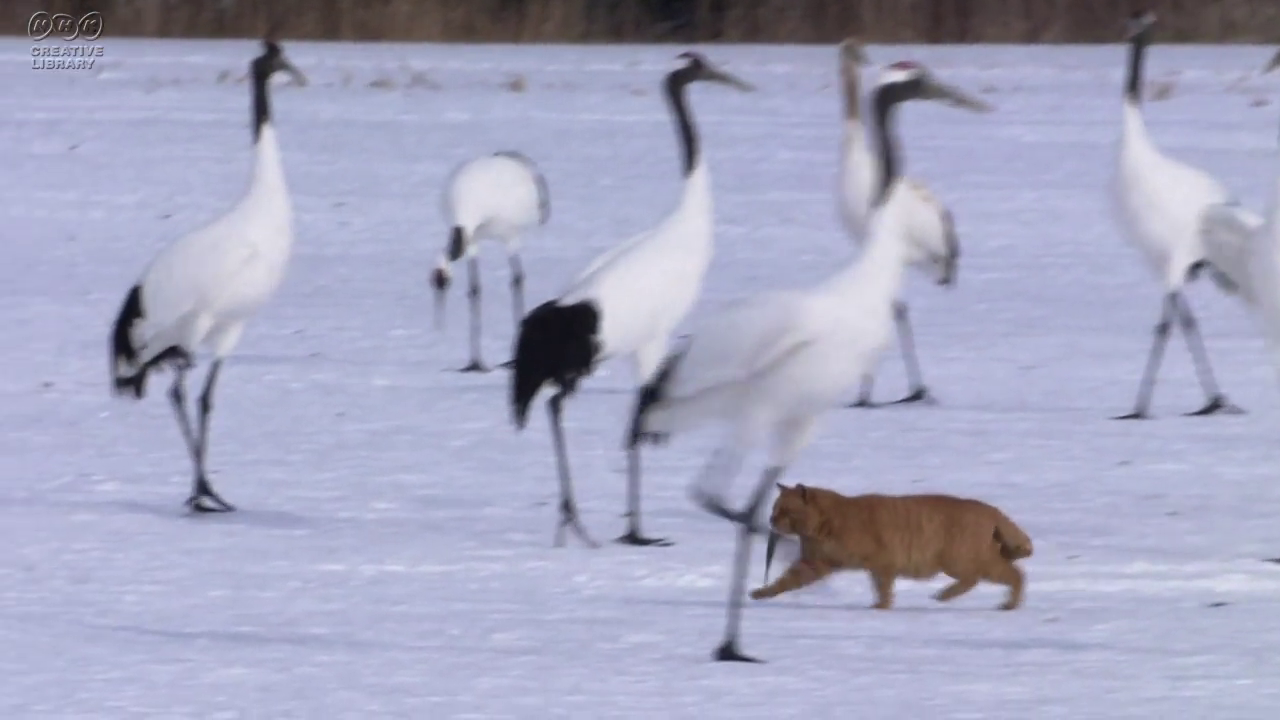
#> input picture frame 37 of openCV_class(cv2)/08_video/img/cat.mp4, 1280 x 720 px, given in place of people_dancing.mp4, which was not available
$ python b_split.py
#> lines starting #> are read from the running program, lines starting #| are printed output that depends on the picture; pictures that were not available may be replaced by others from this repository, and a replacement may not be noted
import cv2

# 주어진 영상을  5초 단위로 분할해서 파일로 저장하고 싶다.
def split_video_into_intervals(input_filename, interval=5):
#> called with input_filename = 'img/people_dancing.mp4', interval = 5
    cap = cv2.VideoCapture(input_filename)

    # 비디오의 총 프레임 수와 초당 프레임 수(fps) 리턴
    total_frames = int(cap.get(cv2.CAP_PROP_FRAME_COUNT))
    fps = int(cap.get(cv2.CAP_PROP_FPS))

    # 코덱과 VideoWriter 객체를 설정
    fourcc = cv2.VideoWriter_fourcc(*'mp4v')

    # 각 분할된 비디오의 프레임 범위를 계산
    frames_per_interval = fps * interval
    intervals = total_frames // frames_per_interval

    for i in range(intervals):
        output_filename = f"res_mp4/split_{i+1}.mp4"
        out =cv2.VideoWriter(output_filename, fourcc, fps, (int(cap.get(cv2.CAP_PROP_FRAME_WIDTH)),
                                                           int(cap.get(4))))

        for j in range(frames_per_interval):
            ret, frame = cap.read()
            if not ret:
                break
            out.write(frame)

        out.release()
#> this loop made 1 pass
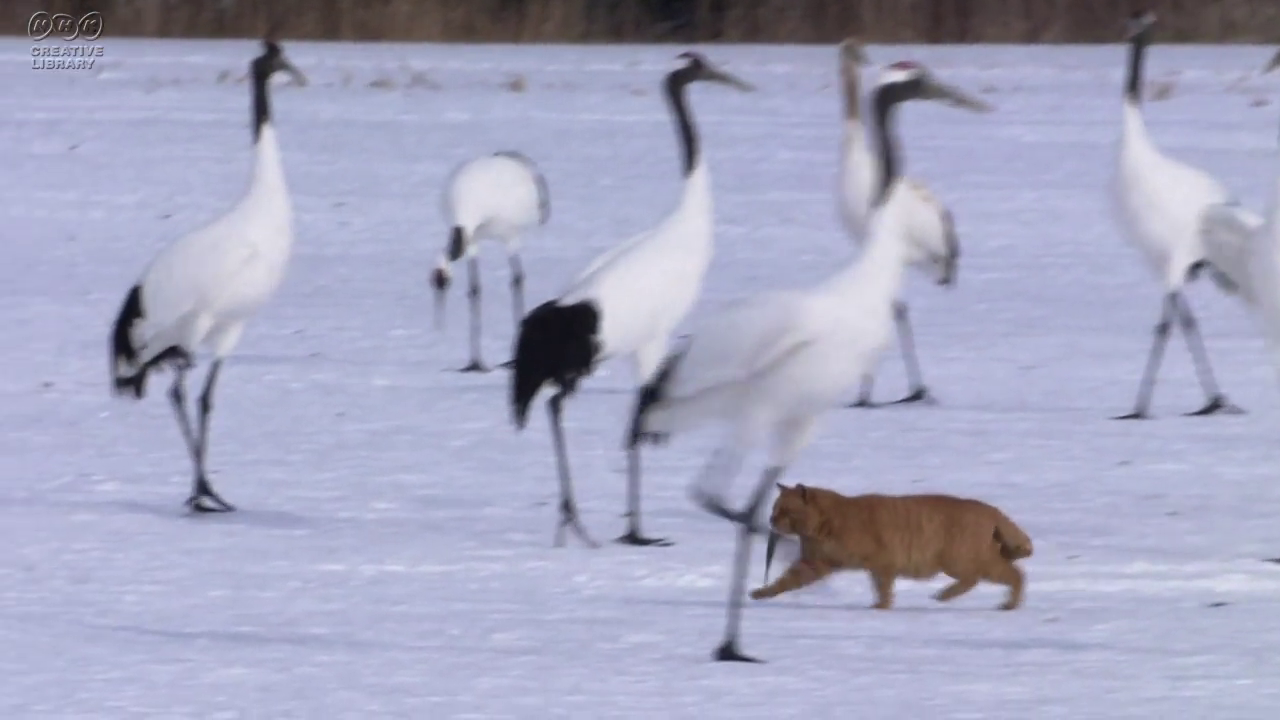
#> input picture frame 37 of openCV_class(cv2)/08_video/img/cat.mp4, 1280 x 720 px, given in place of people_dancing.mp4, which was not available
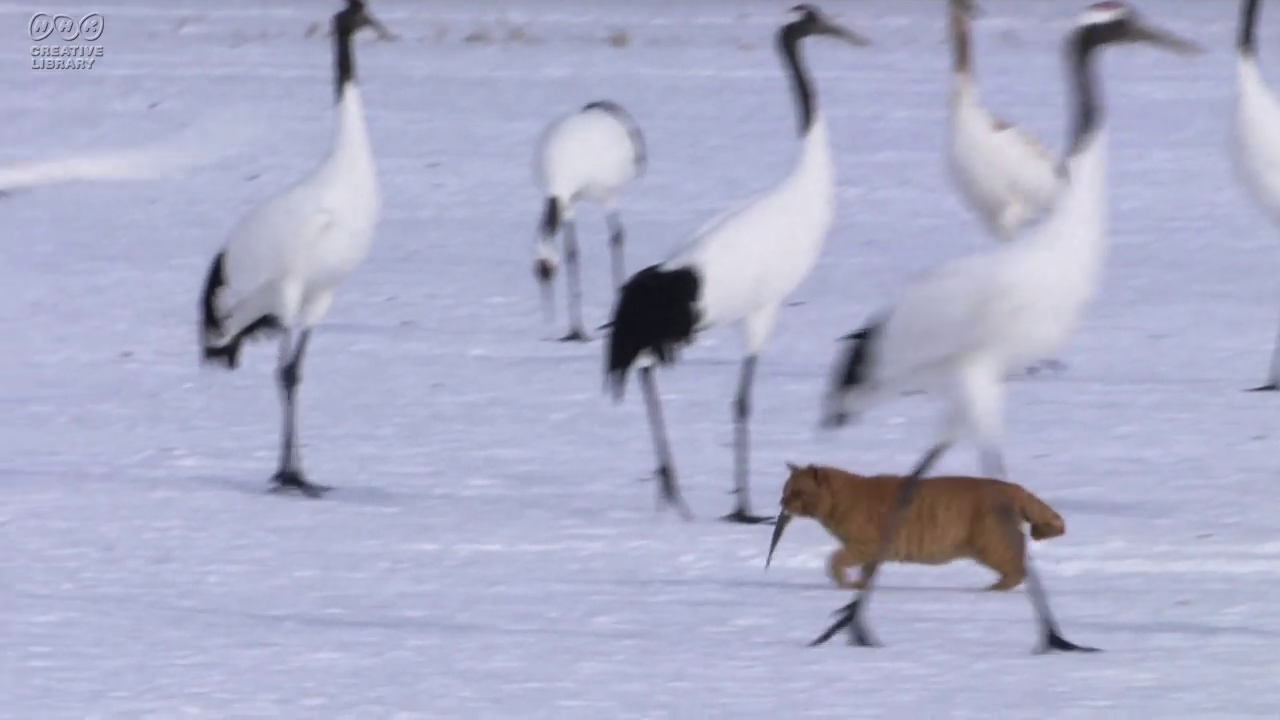
#> input picture frame 41 of openCV_class(cv2)/08_video/img/cat.mp4, 1280 x 720 px, given in place of people_dancing.mp4, which was not available
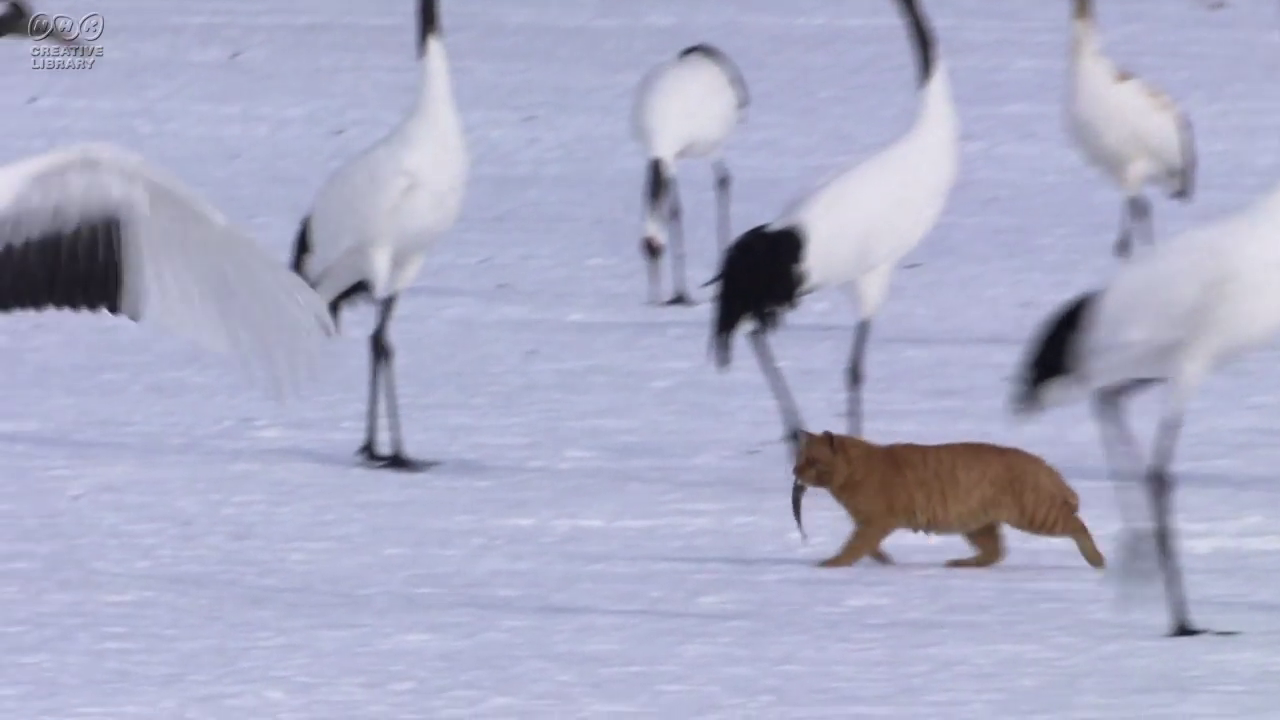
#> input picture frame 45 of openCV_class(cv2)/08_video/img/cat.mp4, 1280 x 720 px, given in place of people_dancing.mp4, which was not available
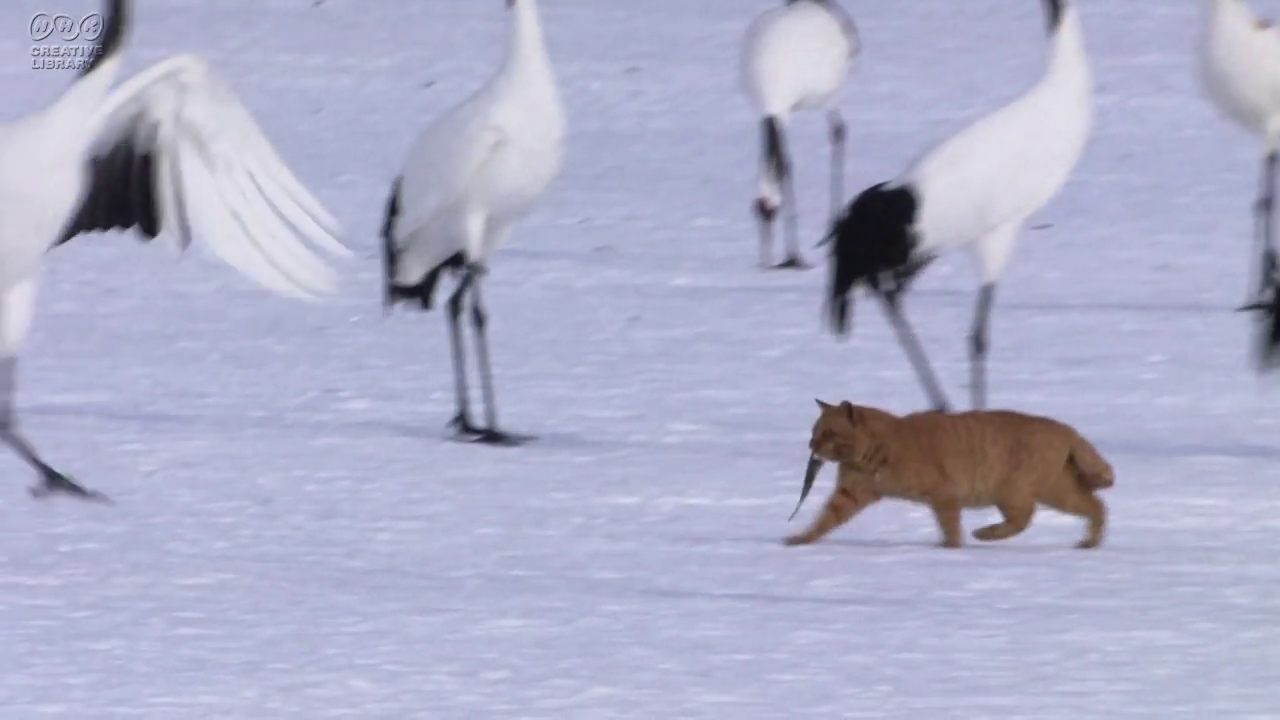
#> input picture frame 49 of openCV_class(cv2)/08_video/img/cat.mp4, 1280 x 720 px, given in place of people_dancing.mp4, which was not available
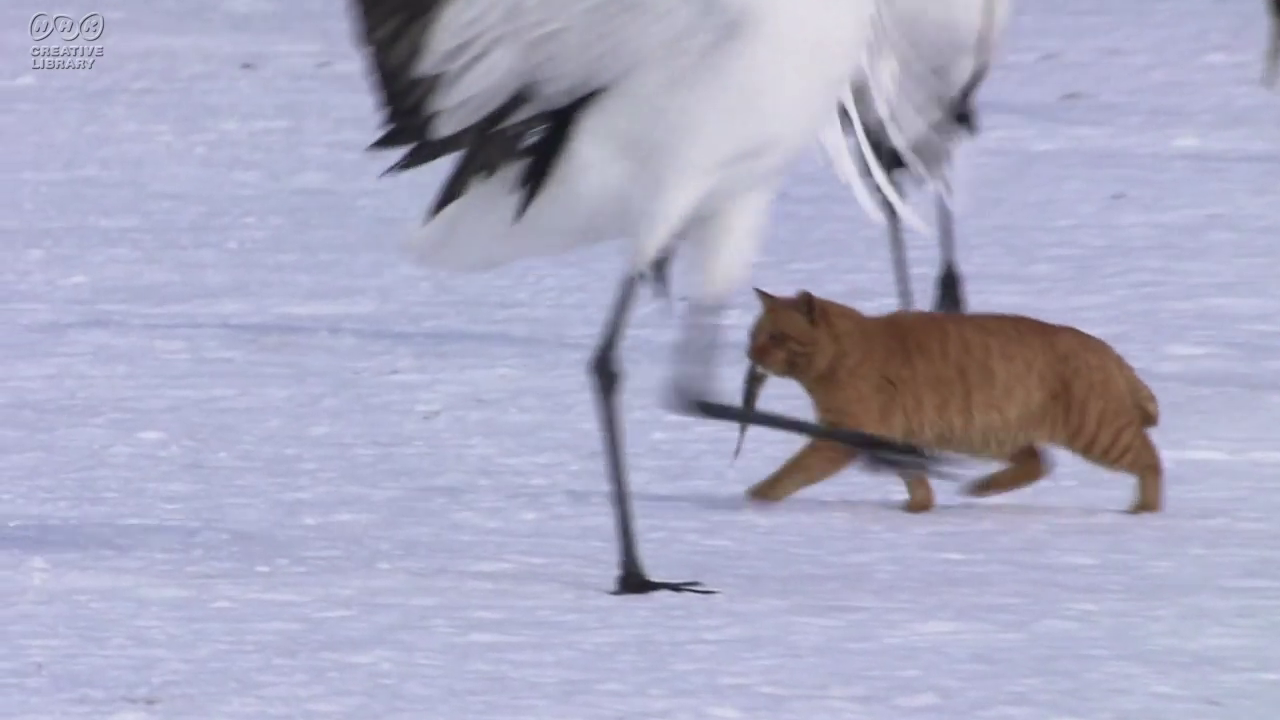
#> input picture frame 66 of openCV_class(cv2)/08_video/img/cat.mp4, 1280 x 720 px, given in place of people_dancing.mp4, which was not available
#> frame is the input picture: shape (720, 1280, 3); mean B, G, R 195.3, 170.5, 170.7

    cap.release()

# 5초 단위로 'people_dancing.mp4' 비디오를 분할
split_video_into_intervals('img/people_dancing.mp4', 5)

$ run again, starting later in the video
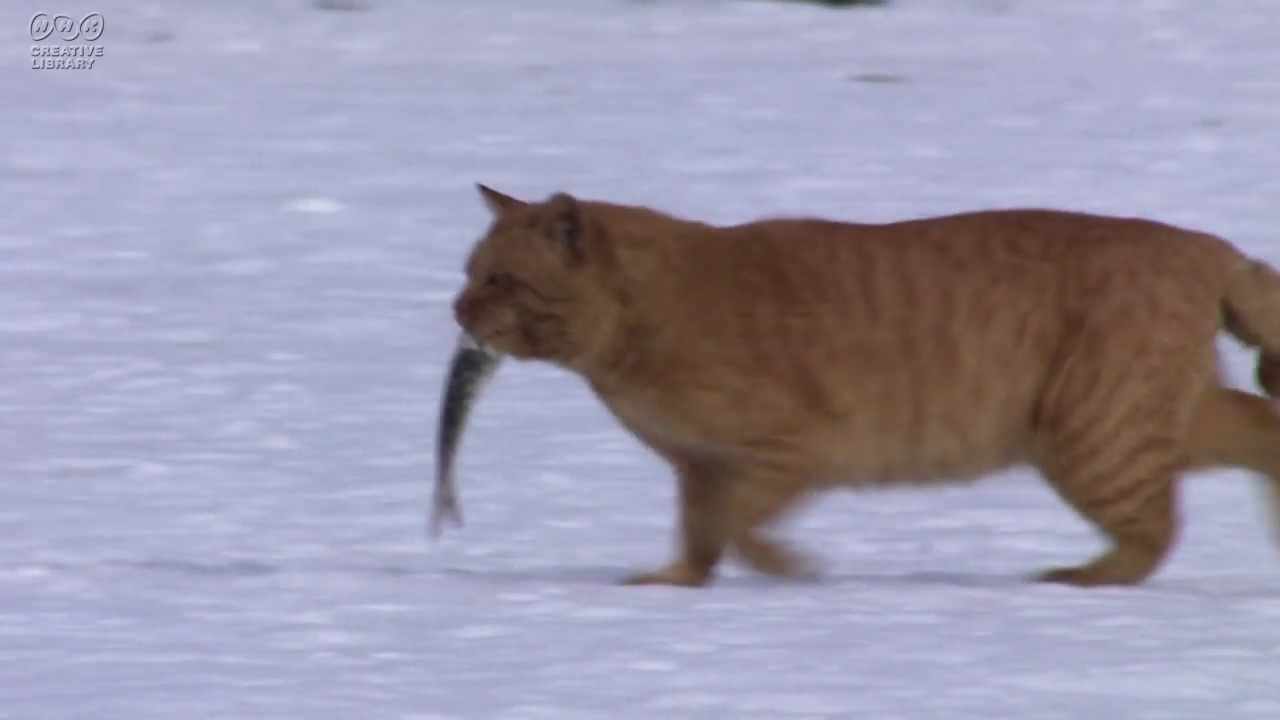
#> input picture frame 166 of openCV_class(cv2)/08_video/img/cat.mp4, 1280 x 720 px, given in place of people_dancing.mp4, which was not available
#> the loop in split_video_into_intervals, `for i in range(intervals):` made 1 pass
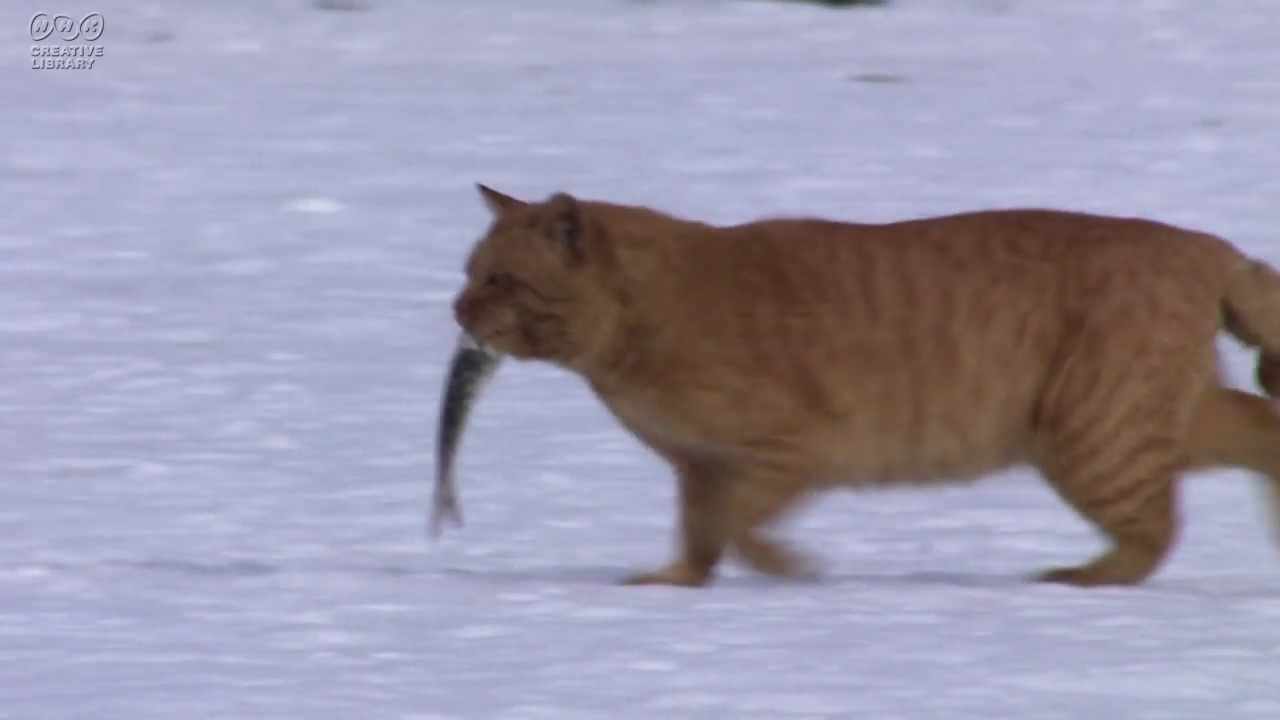
#> input picture frame 166 of openCV_class(cv2)/08_video/img/cat.mp4, 1280 x 720 px, given in place of people_dancing.mp4, which was not available
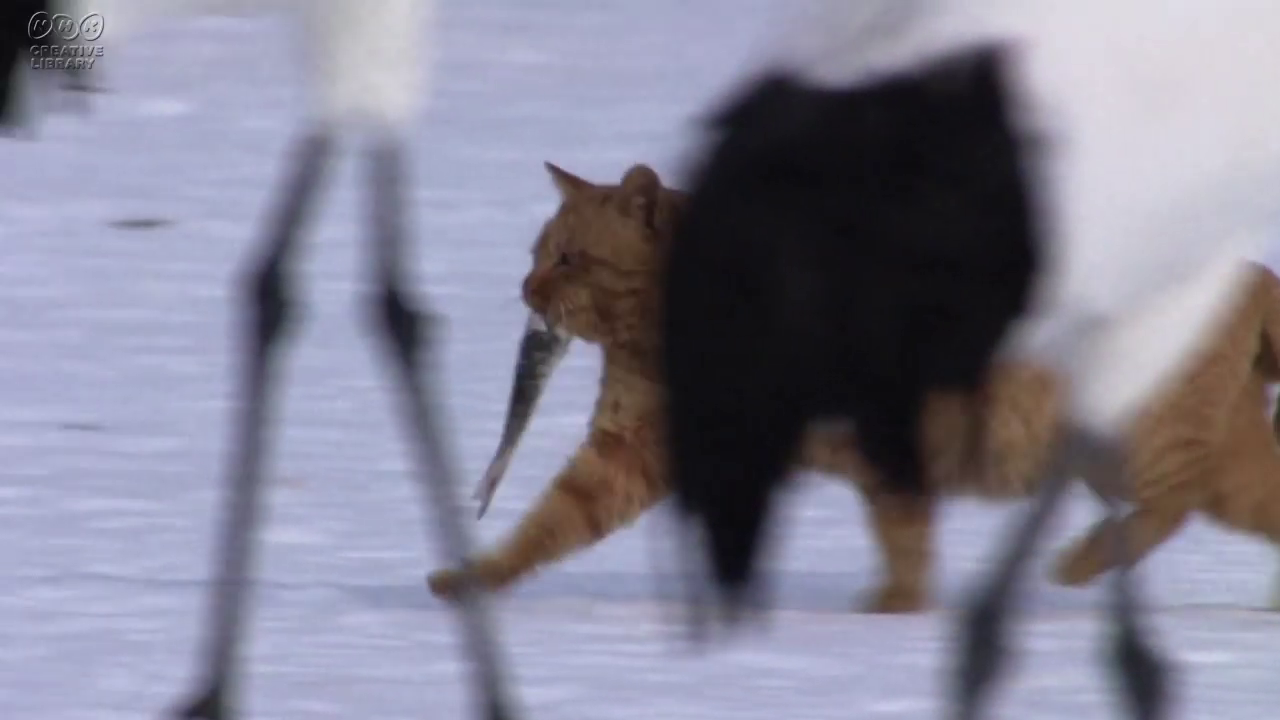
#> input picture frame 187 of openCV_class(cv2)/08_video/img/cat.mp4, 1280 x 720 px, given in place of people_dancing.mp4, which was not available
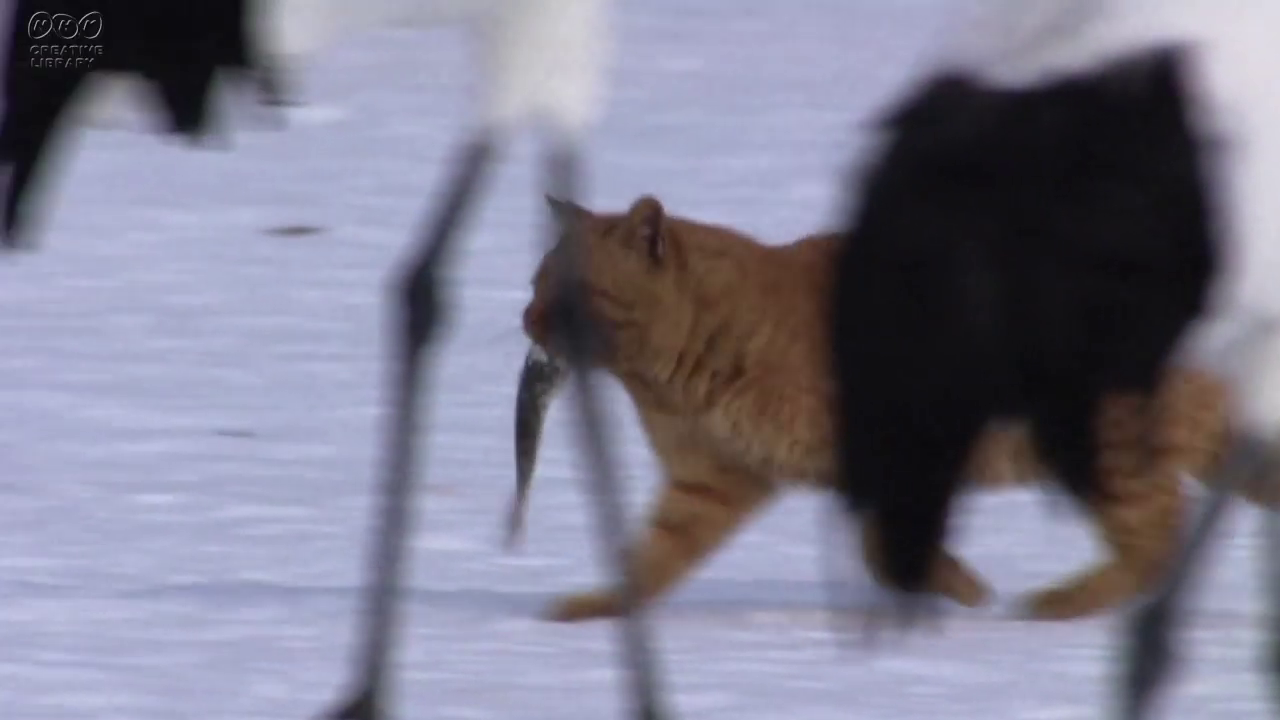
#> input picture frame 189 of openCV_class(cv2)/08_video/img/cat.mp4, 1280 x 720 px, given in place of people_dancing.mp4, which was not available
